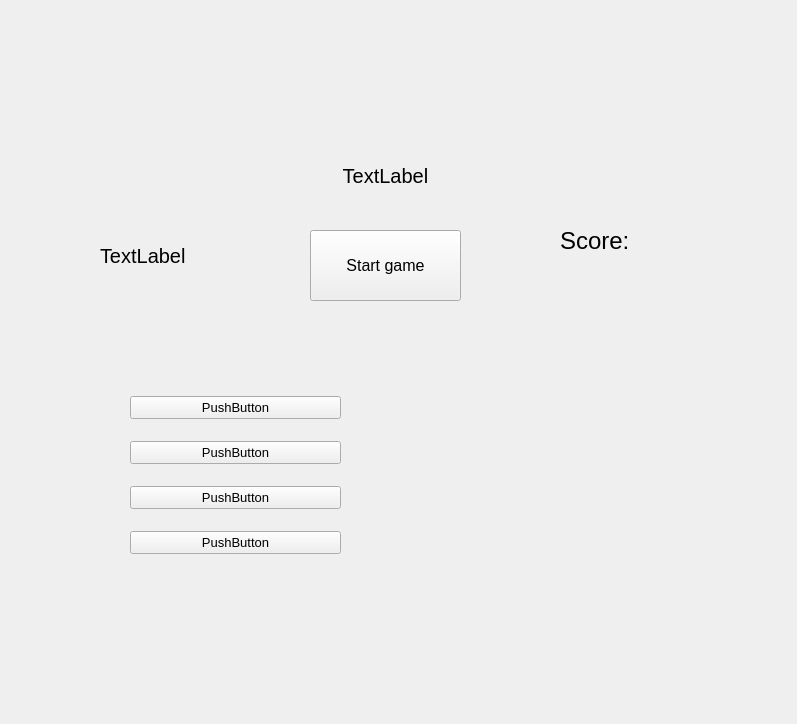
<?xml version="1.0" encoding="UTF-8"?>
<ui version="4.0">
 <class>MainWindow</class>
 <widget class="QMainWindow" name="MainWindow">
  <property name="enabled">
   <bool>true</bool>
  </property>
  <property name="geometry">
   <rect>
    <x>0</x>
    <y>0</y>
    <width>797</width>
    <height>724</height>
   </rect>
  </property>
  <property name="windowTitle">
   <string>MainWindow</string>
  </property>
  <widget class="QWidget" name="centralwidget">
   <widget class="QFrame" name="frame_everything">
    <property name="enabled">
     <bool>true</bool>
    </property>
    <property name="geometry">
     <rect>
      <x>70</x>
      <y>170</y>
      <width>651</width>
      <height>471</height>
     </rect>
    </property>
    <property name="font">
     <font>
      <pointsize>7</pointsize>
     </font>
    </property>
    <property name="frameShape">
     <enum>QFrame::NoFrame</enum>
    </property>
    <property name="frameShadow">
     <enum>QFrame::Raised</enum>
    </property>
    <widget class="QLabel" name="Score_label">
     <property name="enabled">
      <bool>true</bool>
     </property>
     <property name="geometry">
      <rect>
       <x>490</x>
       <y>50</y>
       <width>131</width>
       <height>41</height>
      </rect>
     </property>
     <property name="font">
      <font>
       <pointsize>18</pointsize>
      </font>
     </property>
     <property name="text">
      <string>Score: </string>
     </property>
    </widget>
    <widget class="QLabel" name="quest_label">
     <property name="enabled">
      <bool>true</bool>
     </property>
     <property name="geometry">
      <rect>
       <x>30</x>
       <y>60</y>
       <width>311</width>
       <height>51</height>
      </rect>
     </property>
     <property name="font">
      <font>
       <pointsize>15</pointsize>
      </font>
     </property>
     <property name="text">
      <string>TextLabel</string>
     </property>
    </widget>
    <widget class="QFrame" name="Answer_buttons">
     <property name="geometry">
      <rect>
       <x>40</x>
       <y>200</y>
       <width>241</width>
       <height>211</height>
      </rect>
     </property>
     <property name="font">
      <font>
       <pointsize>10</pointsize>
      </font>
     </property>
     <widget class="QWidget" name="verticalLayoutWidget">
      <property name="geometry">
       <rect>
        <x>20</x>
        <y>10</y>
        <width>211</width>
        <height>191</height>
       </rect>
      </property>
      <layout class="QVBoxLayout" name="verticalLayout">
       <item>
        <widget class="QPushButton" name="Var1">
         <property name="text">
          <string>PushButton</string>
         </property>
        </widget>
       </item>
       <item>
        <widget class="QPushButton" name="Var2">
         <property name="enabled">
          <bool>true</bool>
         </property>
         <property name="text">
          <string>PushButton</string>
         </property>
        </widget>
       </item>
       <item>
        <widget class="QPushButton" name="Var3">
         <property name="enabled">
          <bool>true</bool>
         </property>
         <property name="text">
          <string>PushButton</string>
         </property>
        </widget>
       </item>
       <item>
        <widget class="QPushButton" name="Var4">
         <property name="text">
          <string>PushButton</string>
         </property>
        </widget>
       </item>
      </layout>
     </widget>
    </widget>
   </widget>
   <widget class="QPushButton" name="Start_Button">
    <property name="enabled">
     <bool>true</bool>
    </property>
    <property name="geometry">
     <rect>
      <x>310</x>
      <y>230</y>
      <width>151</width>
      <height>71</height>
     </rect>
    </property>
    <property name="font">
     <font>
      <pointsize>12</pointsize>
     </font>
    </property>
    <property name="autoFillBackground">
     <bool>false</bool>
    </property>
    <property name="text">
     <string>Start game</string>
    </property>
    <property name="autoDefault">
     <bool>false</bool>
    </property>
    <property name="default">
     <bool>false</bool>
    </property>
    <property name="flat">
     <bool>false</bool>
    </property>
   </widget>
   <widget class="QLabel" name="Win_message">
    <property name="geometry">
     <rect>
      <x>160</x>
      <y>140</y>
      <width>451</width>
      <height>71</height>
     </rect>
    </property>
    <property name="font">
     <font>
      <pointsize>15</pointsize>
     </font>
    </property>
    <property name="text">
     <string>TextLabel</string>
    </property>
    <property name="alignment">
     <set>Qt::AlignCenter</set>
    </property>
   </widget>
   <zorder>Start_Button</zorder>
   <zorder>Win_message</zorder>
   <zorder>frame_everything</zorder>
  </widget>
 </widget>
 <tabstops>
  <tabstop>Var4</tabstop>
  <tabstop>Var3</tabstop>
  <tabstop>Var2</tabstop>
  <tabstop>Start_Button</tabstop>
 </tabstops>
 <resources/>
 <connections/>
</ui>
